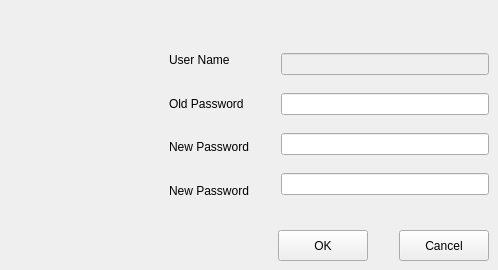
   <widget class="QWidget" name="tab">
    <attribute name="title">
     <string>Modify Password</string>
    </attribute>
    <widget class="QLabel" name="textLabel14">
     <property name="geometry">
      <rect>
       <x>169</x>
       <y>41</y>
       <width>108</width>
       <height>38</height>
      </rect>
     </property>
     <property name="text">
      <string>User Name</string>
     </property>
     <property name="wordWrap">
      <bool>false</bool>
     </property>
    </widget>
    <widget class="QLabel" name="textLabel15">
     <property name="geometry">
      <rect>
       <x>169</x>
       <y>85</y>
       <width>108</width>
       <height>37</height>
      </rect>
     </property>
     <property name="text">
      <string>Old Password</string>
     </property>
     <property name="wordWrap">
      <bool>false</bool>
     </property>
    </widget>
    <widget class="QLabel" name="textLabel17">
     <property name="geometry">
      <rect>
       <x>169</x>
       <y>172</y>
       <width>108</width>
       <height>37</height>
      </rect>
     </property>
     <property name="text">
      <string>New Password</string>
     </property>
     <property name="wordWrap">
      <bool>false</bool>
     </property>
    </widget>
    <widget class="QLineEdit" name="EditModPwdUserName">
     <property name="enabled">
      <bool>false</bool>
     </property>
     <property name="geometry">
      <rect>
       <x>281</x>
       <y>53</y>
       <width>208</width>
       <height>22</height>
      </rect>
     </property>
    </widget>
    <widget class="QPushButton" name="ButModPwdOK">
     <property name="geometry">
      <rect>
       <x>278</x>
       <y>230</y>
       <width>90</width>
       <height>31</height>
      </rect>
     </property>
     <property name="text">
      <string>OK</string>
     </property>
    </widget>
    <widget class="QLabel" name="textLabel16">
     <property name="geometry">
      <rect>
       <x>169</x>
       <y>128</y>
       <width>108</width>
       <height>38</height>
      </rect>
     </property>
     <property name="text">
      <string>New Password</string>
     </property>
     <property name="wordWrap">
      <bool>false</bool>
     </property>
    </widget>
    <widget class="QLineEdit" name="EditModPwd">
     <property name="geometry">
      <rect>
       <x>281</x>
       <y>93</y>
       <width>208</width>
       <height>22</height>
      </rect>
     </property>
    </widget>
    <widget class="QLineEdit" name="EditModPwdNew">
     <property name="geometry">
      <rect>
       <x>281</x>
       <y>133</y>
       <width>208</width>
       <height>22</height>
      </rect>
     </property>
    </widget>
    <widget class="QLineEdit" name="EditModPwdNewCheck">
     <property name="geometry">
      <rect>
       <x>281</x>
       <y>173</y>
       <width>208</width>
       <height>22</height>
      </rect>
     </property>
    </widget>
    <widget class="QPushButton" name="ButModPwdCancel">
     <property name="geometry">
      <rect>
       <x>399</x>
       <y>230</y>
       <width>90</width>
       <height>31</height>
      </rect>
     </property>
     <property name="text">
      <string>Cancel</string>
     </property>
    </widget>
   </widget>
